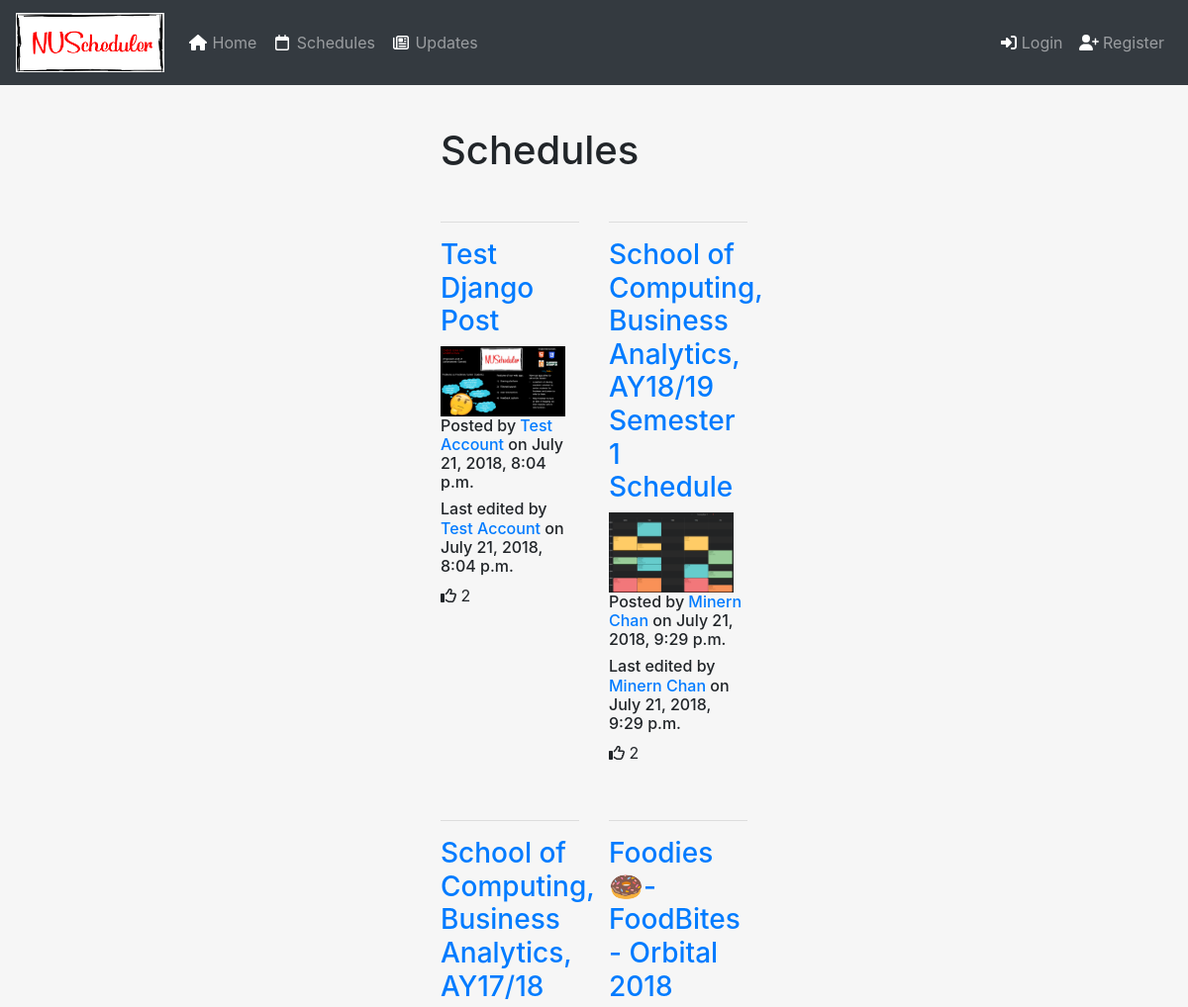
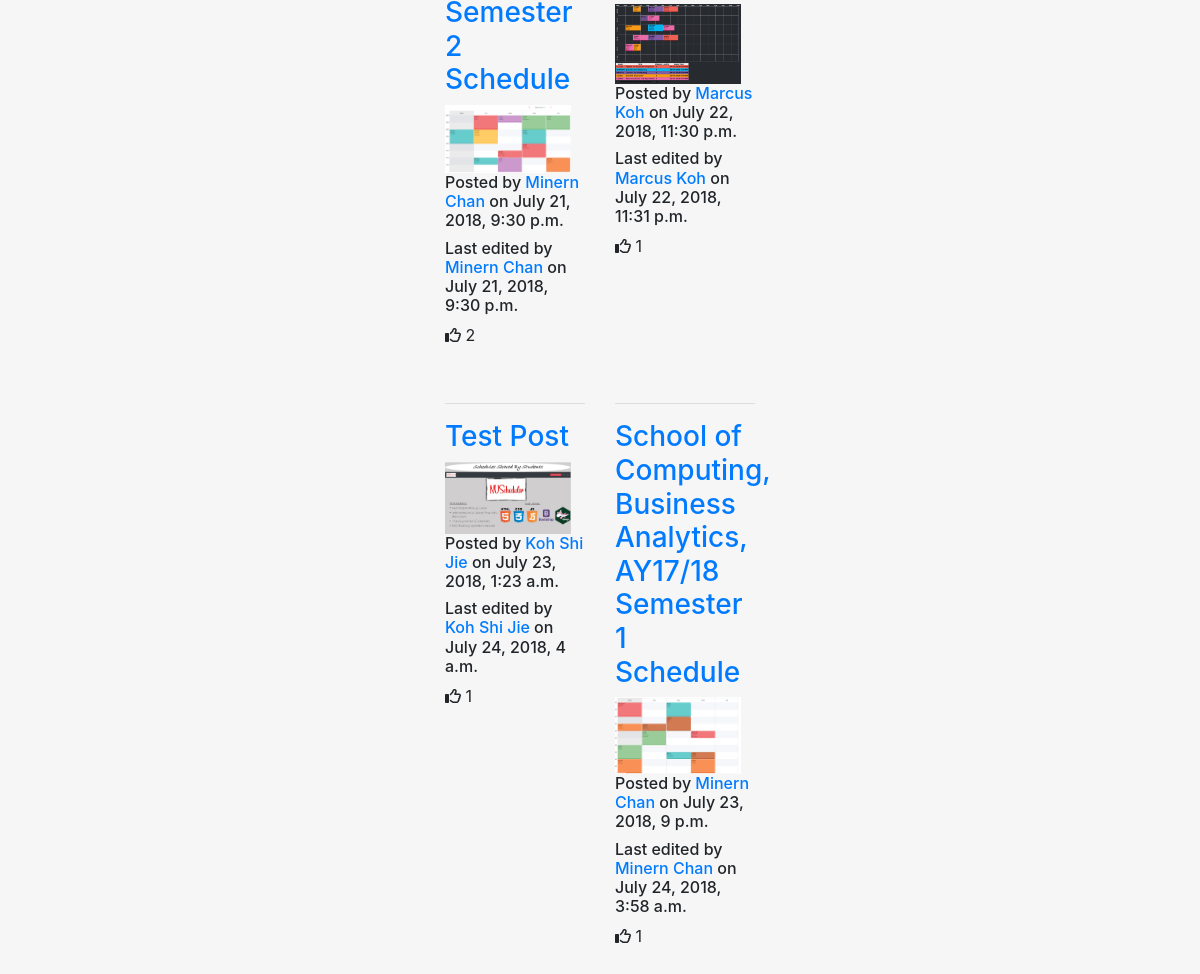
The app's page /schedule/results/, older data (2 pictures, top to bottom).
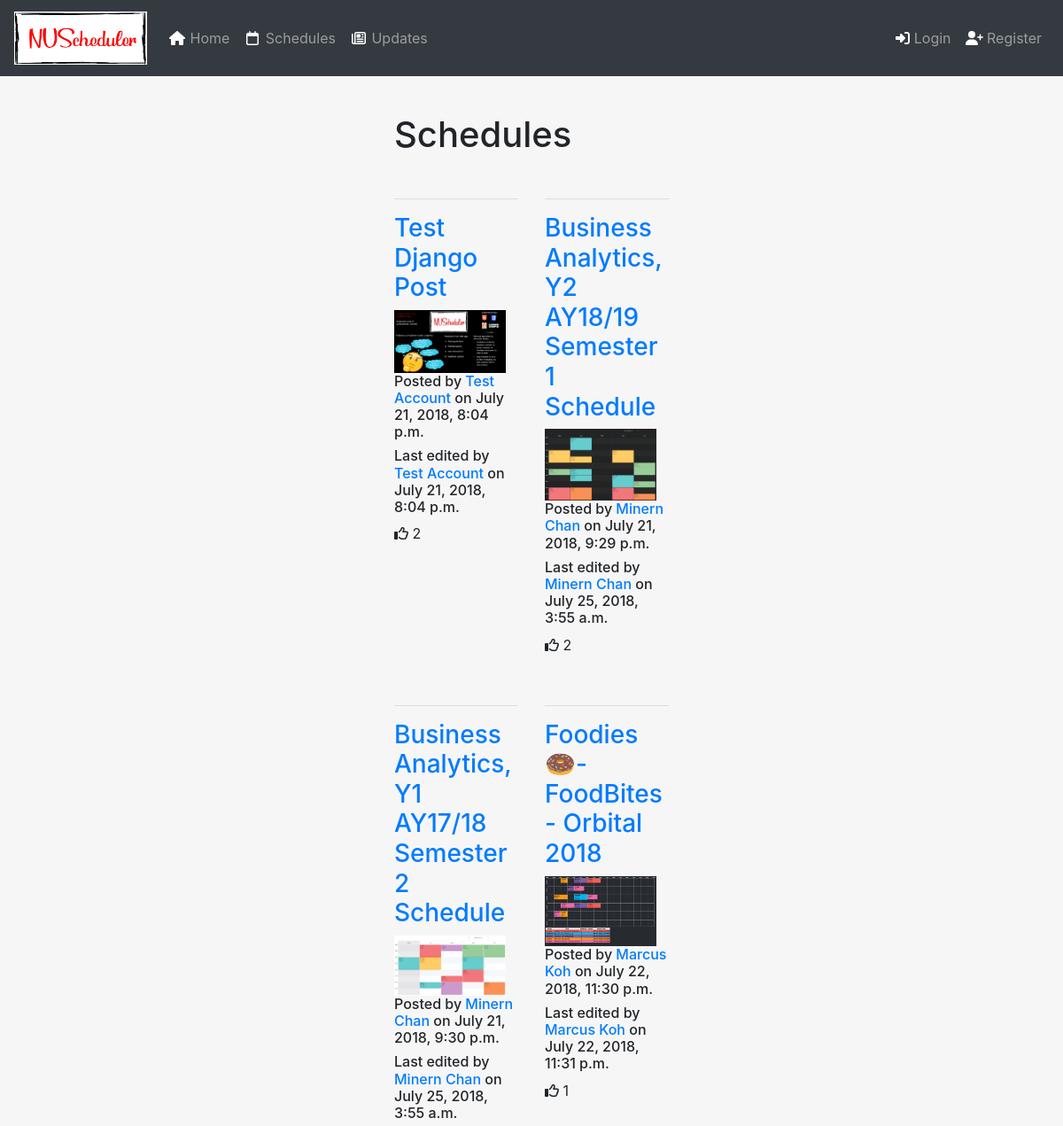
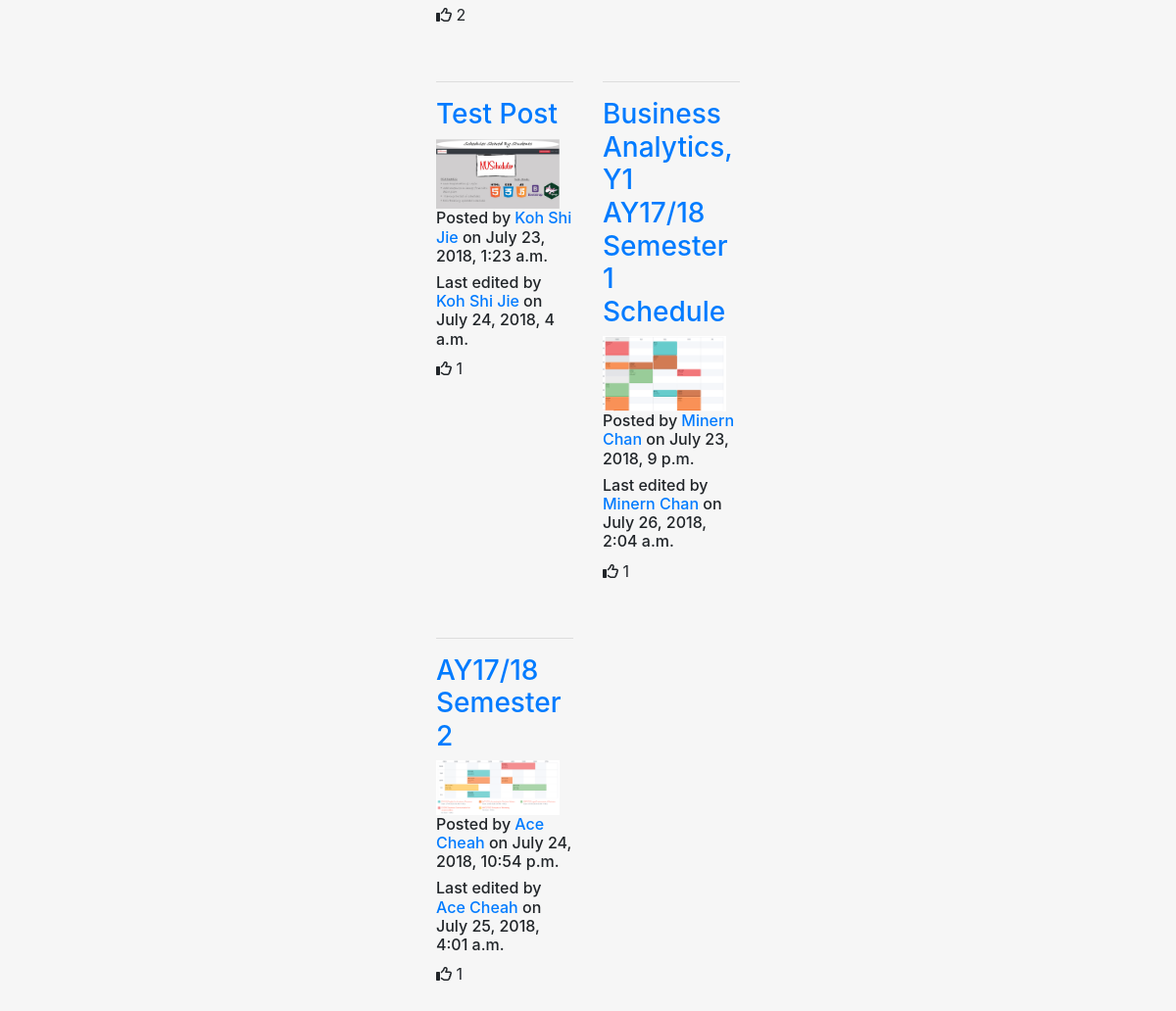
The same page, newer data (2 pictures, top to bottom).
### schedule/models.py (models this page shows, shortened)
class SchedulePost(models.Model):
    id = models.UUIDField(primary_key=True, default=uuid.uuid4, editable=False)
    title = models.CharField(max_length=140)
    image = models.ImageField(upload_to='schedule_image')
    faculty = models.CharField(max_length=100)
    course_name = models.CharField(max_length=200)
    year = models.IntegerField()
    semester = models.CharField(max_length=100)
    modules_taken = MultiSelectField(choices=MODULE_CHOICES)
    desc = models.TextField()
    user = models.ForeignKey(get_user_model(), on_delete=models.CASCADE)
    created = models.DateTimeField(auto_now_add=True)
    updated = models.DateTimeField(auto_now=True)
    like = models.ManyToManyField(get_user_model(),related_name='user_votes')

### accounts/models.py (models this page shows)
class User(AbstractUser):
    username = None
    id = models.UUIDField(primary_key=True, default=uuid.uuid4, editable=False)
    email = models.EmailField(_('email address'), unique=True)
    faculty = models.CharField(max_length=100)
    course_name = models.CharField(max_length=200)
    year = models.CharField(max_length=50)
    USERNAME_FIELD = 'email'
    REQUIRED_FIELDS = ['first_name','last_name','faculty','course_name','year',]
    objects = UserManager()

### schedule/views.py (the view)
# urls.py: path('results/', views.search, name="schedule_search"),
def search(request):
    template = 'homepage/schedule_search.html'
    query = request.GET.get('q')
    if query:
     results = SchedulePost.objects.filter(Q(title__icontains=query) | Q(faculty__icontains=query) | Q(desc__icontains=query) | Q(course_name__icontains=query) |
                Q(modules_taken__icontains=query))
    else:
     results = SchedulePost.objects.all()
    args = {
            'results': results,
        }
    return render(request, template, args)

### homepage/templates/homepage/schedule_search.html
{% extends 'base.html' %}
{% block content %}
<div class="container-fluid">
    <h1>Schedules</h1>
    <br>
    {% for schedule_post in results %}
    {% if forloop.first %} <div class="row"> {% endif %}
        <div class="col-sm-6">
            <hr>
            <h3><a href="/schedule/{{schedule_post.id}}">{{ schedule_post.title }}</a></h3>
            {% if schedule_post.image %}
            <a href="{% url 'view_schedule' pk=schedule_post.id %}">
                <img src="{{ schedule_post.image.url }}" class="img-fluid" style="max-width:90%">
            </a>
            {% endif %}
            <h6>Posted by <a href="{% url 'view_other_profile' id=schedule_post.user.id %}">{{ schedule_post.user.get_full_name }}</a> on {{ schedule_post.created }}</h6>
            <h6>Last edited by <a href="{% url 'view_other_profile' id=schedule_post.user.id %}"> {{ schedule_post.user.get_full_name }}</a> on {{ schedule_post.updated }}</h6>
            <p><i class="far fa-thumbs-up"></i> {{ schedule_post.like.count }} </p>
            <br>
        </div>
    {% if forloop.counter|divisibleby:2 %} </div> <div class="row"> {% endif %}
    {% if forloop.last %} </div> {% endif %}
    {% endfor %}
    <br>
    <br>
</div>
{% endblock %}

Row changes from the older to the newer data that the page shows:
changed SchedulePost: title "School of Computing, Business Analytics, AY18/19 Semester 1 Schedule" → "Business Analytics, Y2 AY18/19 Semester 1 Schedule"; updated "July 21, 2018, 9:29 p.m." → "July 25, 2018, 3:55 a.m."
changed SchedulePost: title "School of Computing, Business Analytics, AY17/18 Semester 2 Schedule" → "Business Analytics, Y1 AY17/18 Semester 2 Schedule"; updated "July 21, 2018, 9:30 p.m." → "July 25, 2018, 3:55 a.m."
changed SchedulePost: title "School of Computing, Business Analytics, AY17/18 Semester 1 Schedule" → "Business Analytics, Y1 AY17/18 Semester 1 Schedule"; updated "July 24, 2018, 3:58 a.m." → "July 26, 2018, 2:04 a.m."
added SchedulePost: title "AY17/18 Semester 2", image (picture), user.get_full_name "Ace Cheah", created "July 24, 2018, 10:54 p.m.", updated "July 25, 2018, 4:01 a.m.", like.count "1"
